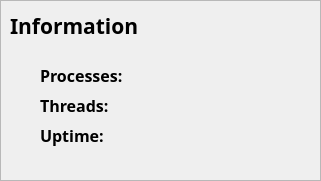
   <widget class="QFrame" name="frame_2">
    <property name="geometry">
     <rect>
      <x>410</x>
      <y>20</y>
      <width>321</width>
      <height>181</height>
     </rect>
    </property>
    <property name="frameShape">
     <enum>QFrame::StyledPanel</enum>
    </property>
    <property name="frameShadow">
     <enum>QFrame::Raised</enum>
    </property>
    <widget class="QLabel" name="info_label">
     <property name="geometry">
      <rect>
       <x>10</x>
       <y>10</y>
       <width>161</width>
       <height>31</height>
      </rect>
     </property>
     <property name="font">
      <font>
       <family>JetBrains Mono</family>
       <pointsize>16</pointsize>
       <weight>75</weight>
       <bold>true</bold>
      </font>
     </property>
     <property name="text">
      <string>Information</string>
     </property>
    </widget>
    <widget class="QLabel" name="processes_label">
     <property name="geometry">
      <rect>
       <x>40</x>
       <y>60</y>
       <width>251</width>
       <height>31</height>
      </rect>
     </property>
     <property name="font">
      <font>
       <family>JetBrains Mono</family>
       <pointsize>12</pointsize>
       <weight>75</weight>
       <bold>true</bold>
      </font>
     </property>
     <property name="text">
      <string>Processes: </string>
     </property>
    </widget>
    <widget class="QLabel" name="threads_label">
     <property name="geometry">
      <rect>
       <x>40</x>
       <y>90</y>
       <width>251</width>
       <height>31</height>
      </rect>
     </property>
     <property name="font">
      <font>
       <family>JetBrains Mono</family>
       <pointsize>12</pointsize>
       <weight>75</weight>
       <bold>true</bold>
      </font>
     </property>
     <property name="text">
      <string>Threads: </string>
     </property>
    </widget>
    <widget class="QLabel" name="uptime_label">
     <property name="geometry">
      <rect>
       <x>40</x>
       <y>120</y>
       <width>251</width>
       <height>31</height>
      </rect>
     </property>
     <property name="font">
      <font>
       <family>JetBrains Mono</family>
       <pointsize>12</pointsize>
       <weight>75</weight>
       <bold>true</bold>
      </font>
     </property>
     <property name="text">
      <string>Uptime: </string>
     </property>
    </widget>
   </widget>
